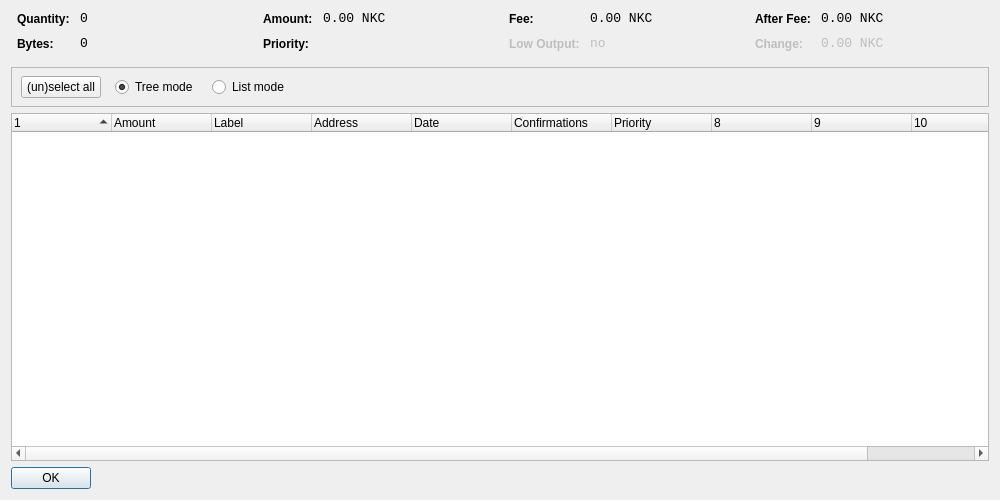
<?xml version="1.0" encoding="UTF-8"?>
<ui version="4.0">
 <class>CoinControlDialog</class>
 <widget class="QDialog" name="CoinControlDialog">
  <property name="geometry">
   <rect>
    <x>0</x>
    <y>0</y>
    <width>1000</width>
    <height>500</height>
   </rect>
  </property>
  <property name="windowTitle">
   <string>Coin Control</string>
  </property>
  <layout class="QVBoxLayout" name="verticalLayout">
   <item>
    <layout class="QHBoxLayout" name="horizontalLayoutTop" stretch="0,0,0,0">
     <property name="topMargin">
      <number>0</number>
     </property>
     <property name="bottomMargin">
      <number>10</number>
     </property>
     <item>
      <layout class="QFormLayout" name="formLayoutCoinControl1">
       <property name="horizontalSpacing">
        <number>10</number>
       </property>
       <property name="verticalSpacing">
        <number>10</number>
       </property>
       <property name="leftMargin">
        <number>6</number>
       </property>
       <property name="rightMargin">
        <number>6</number>
       </property>
       <item row="0" column="0">
        <widget class="QLabel" name="labelCoinControlQuantityText">
         <property name="styleSheet">
          <string notr="true">font-weight:bold;</string>
         </property>
         <property name="text">
          <string>Quantity:</string>
         </property>
        </widget>
       </item>
       <item row="0" column="1">
        <widget class="QLabel" name="labelCoinControlQuantity">
         <property name="font">
          <font>
           <family>Monospace</family>
           <pointsize>10</pointsize>
          </font>
         </property>
         <property name="cursor">
          <cursorShape>IBeamCursor</cursorShape>
         </property>
         <property name="contextMenuPolicy">
          <enum>Qt::ActionsContextMenu</enum>
         </property>
         <property name="text">
          <string notr="true">0</string>
         </property>
         <property name="textInteractionFlags">
          <set>Qt::LinksAccessibleByMouse|Qt::TextSelectableByKeyboard|Qt::TextSelectableByMouse</set>
         </property>
        </widget>
       </item>
       <item row="1" column="0">
        <widget class="QLabel" name="labelCoinControlBytesText">
         <property name="styleSheet">
          <string notr="true">font-weight:bold;</string>
         </property>
         <property name="text">
          <string>Bytes:</string>
         </property>
        </widget>
       </item>
       <item row="1" column="1">
        <widget class="QLabel" name="labelCoinControlBytes">
         <property name="font">
          <font>
           <family>Monospace</family>
           <pointsize>10</pointsize>
          </font>
         </property>
         <property name="cursor">
          <cursorShape>IBeamCursor</cursorShape>
         </property>
         <property name="contextMenuPolicy">
          <enum>Qt::ActionsContextMenu</enum>
         </property>
         <property name="text">
          <string notr="true">0</string>
         </property>
         <property name="textInteractionFlags">
          <set>Qt::LinksAccessibleByMouse|Qt::TextSelectableByKeyboard|Qt::TextSelectableByMouse</set>
         </property>
        </widget>
       </item>
      </layout>
     </item>
     <item>
      <layout class="QFormLayout" name="formLayoutCoinControl2">
       <property name="horizontalSpacing">
        <number>10</number>
       </property>
       <property name="verticalSpacing">
        <number>10</number>
       </property>
       <property name="leftMargin">
        <number>6</number>
       </property>
       <property name="rightMargin">
        <number>6</number>
       </property>
       <item row="0" column="0">
        <widget class="QLabel" name="labelCoinControlAmountText">
         <property name="styleSheet">
          <string notr="true">font-weight:bold;</string>
         </property>
         <property name="text">
          <string>Amount:</string>
         </property>
        </widget>
       </item>
       <item row="0" column="1">
        <widget class="QLabel" name="labelCoinControlAmount">
         <property name="font">
          <font>
           <family>Monospace</family>
           <pointsize>10</pointsize>
          </font>
         </property>
         <property name="cursor">
          <cursorShape>IBeamCursor</cursorShape>
         </property>
         <property name="contextMenuPolicy">
          <enum>Qt::ActionsContextMenu</enum>
         </property>
         <property name="text">
          <string notr="true">0.00 NKC</string>
         </property>
         <property name="textInteractionFlags">
          <set>Qt::LinksAccessibleByMouse|Qt::TextSelectableByKeyboard|Qt::TextSelectableByMouse</set>
         </property>
        </widget>
       </item>
       <item row="1" column="0">
        <widget class="QLabel" name="labelCoinControlPriorityText">
         <property name="styleSheet">
          <string notr="true">font-weight:bold;</string>
         </property>
         <property name="text">
          <string>Priority:</string>
         </property>
        </widget>
       </item>
       <item row="1" column="1">
        <widget class="QLabel" name="labelCoinControlPriority">
         <property name="font">
          <font>
           <family>Monospace</family>
           <pointsize>10</pointsize>
          </font>
         </property>
         <property name="cursor">
          <cursorShape>IBeamCursor</cursorShape>
         </property>
         <property name="contextMenuPolicy">
          <enum>Qt::ActionsContextMenu</enum>
         </property>
         <property name="text">
          <string/>
         </property>
         <property name="textInteractionFlags">
          <set>Qt::LinksAccessibleByMouse|Qt::TextSelectableByKeyboard|Qt::TextSelectableByMouse</set>
         </property>
        </widget>
       </item>
      </layout>
     </item>
     <item>
      <layout class="QFormLayout" name="formLayoutCoinControl3">
       <property name="horizontalSpacing">
        <number>10</number>
       </property>
       <property name="verticalSpacing">
        <number>10</number>
       </property>
       <property name="leftMargin">
        <number>6</number>
       </property>
       <property name="rightMargin">
        <number>6</number>
       </property>
       <item row="0" column="0">
        <widget class="QLabel" name="labelCoinControlFeeText">
         <property name="styleSheet">
          <string notr="true">font-weight:bold;</string>
         </property>
         <property name="text">
          <string>Fee:</string>
         </property>
        </widget>
       </item>
       <item row="0" column="1">
        <widget class="QLabel" name="labelCoinControlFee">
         <property name="font">
          <font>
           <family>Monospace</family>
           <pointsize>10</pointsize>
          </font>
         </property>
         <property name="cursor">
          <cursorShape>IBeamCursor</cursorShape>
         </property>
         <property name="contextMenuPolicy">
          <enum>Qt::ActionsContextMenu</enum>
         </property>
         <property name="text">
          <string notr="true">0.00 NKC</string>
         </property>
         <property name="textInteractionFlags">
          <set>Qt::LinksAccessibleByMouse|Qt::TextSelectableByKeyboard|Qt::TextSelectableByMouse</set>
         </property>
        </widget>
       </item>
       <item row="1" column="0">
        <widget class="QLabel" name="labelCoinControlLowOutputText">
         <property name="enabled">
          <bool>false</bool>
         </property>
         <property name="styleSheet">
          <string notr="true">font-weight:bold;</string>
         </property>
         <property name="text">
          <string>Low Output:</string>
         </property>
        </widget>
       </item>
       <item row="1" column="1">
        <widget class="QLabel" name="labelCoinControlLowOutput">
         <property name="enabled">
          <bool>false</bool>
         </property>
         <property name="font">
          <font>
           <family>Monospace</family>
           <pointsize>10</pointsize>
          </font>
         </property>
         <property name="cursor">
          <cursorShape>IBeamCursor</cursorShape>
         </property>
         <property name="contextMenuPolicy">
          <enum>Qt::ActionsContextMenu</enum>
         </property>
         <property name="text">
          <string notr="true">no</string>
         </property>
         <property name="textInteractionFlags">
          <set>Qt::LinksAccessibleByMouse|Qt::TextSelectableByKeyboard|Qt::TextSelectableByMouse</set>
         </property>
        </widget>
       </item>
      </layout>
     </item>
     <item>
      <layout class="QFormLayout" name="formLayoutCoinControl4">
       <property name="horizontalSpacing">
        <number>10</number>
       </property>
       <property name="verticalSpacing">
        <number>10</number>
       </property>
       <property name="leftMargin">
        <number>6</number>
       </property>
       <property name="rightMargin">
        <number>6</number>
       </property>
       <item row="0" column="0">
        <widget class="QLabel" name="labelCoinControlAfterFeeText">
         <property name="styleSheet">
          <string notr="true">font-weight:bold;</string>
         </property>
         <property name="text">
          <string>After Fee:</string>
         </property>
        </widget>
       </item>
       <item row="0" column="1">
        <widget class="QLabel" name="labelCoinControlAfterFee">
         <property name="font">
          <font>
           <family>Monospace</family>
           <pointsize>10</pointsize>
          </font>
         </property>
         <property name="cursor">
          <cursorShape>IBeamCursor</cursorShape>
         </property>
         <property name="contextMenuPolicy">
          <enum>Qt::ActionsContextMenu</enum>
         </property>
         <property name="text">
          <string notr="true">0.00 NKC</string>
         </property>
         <property name="textInteractionFlags">
          <set>Qt::LinksAccessibleByMouse|Qt::TextSelectableByKeyboard|Qt::TextSelectableByMouse</set>
         </property>
        </widget>
       </item>
       <item row="1" column="0">
        <widget class="QLabel" name="labelCoinControlChangeText">
         <property name="enabled">
          <bool>false</bool>
         </property>
         <property name="styleSheet">
          <string notr="true">font-weight:bold;</string>
         </property>
         <property name="text">
          <string>Change:</string>
         </property>
        </widget>
       </item>
       <item row="1" column="1">
        <widget class="QLabel" name="labelCoinControlChange">
         <property name="enabled">
          <bool>false</bool>
         </property>
         <property name="font">
          <font>
           <family>Monospace</family>
           <pointsize>10</pointsize>
          </font>
         </property>
         <property name="cursor">
          <cursorShape>IBeamCursor</cursorShape>
         </property>
         <property name="contextMenuPolicy">
          <enum>Qt::ActionsContextMenu</enum>
         </property>
         <property name="text">
          <string notr="true">0.00 NKC</string>
         </property>
         <property name="textInteractionFlags">
          <set>Qt::LinksAccessibleByMouse|Qt::TextSelectableByKeyboard|Qt::TextSelectableByMouse</set>
         </property>
        </widget>
       </item>
      </layout>
     </item>
    </layout>
   </item>
   <item>
    <widget class="QFrame" name="frame">
     <property name="minimumSize">
      <size>
       <width>0</width>
       <height>40</height>
      </size>
     </property>
     <property name="frameShape">
      <enum>QFrame::StyledPanel</enum>
     </property>
     <property name="frameShadow">
      <enum>QFrame::Sunken</enum>
     </property>
     <widget class="QWidget" name="horizontalLayoutWidget">
      <property name="geometry">
       <rect>
        <x>10</x>
        <y>0</y>
        <width>781</width>
        <height>41</height>
       </rect>
      </property>
      <layout class="QHBoxLayout" name="horizontalLayoutPanel" stretch="0,0,0,0,0">
       <property name="spacing">
        <number>14</number>
       </property>
       <item>
        <widget class="QPushButton" name="pushButtonSelectAll">
         <property name="sizePolicy">
          <sizepolicy hsizetype="Maximum" vsizetype="Fixed">
           <horstretch>0</horstretch>
           <verstretch>0</verstretch>
          </sizepolicy>
         </property>
         <property name="text">
          <string>(un)select all</string>
         </property>
        </widget>
       </item>
       <item>
        <widget class="QRadioButton" name="radioTreeMode">
         <property name="sizePolicy">
          <sizepolicy hsizetype="Maximum" vsizetype="Fixed">
           <horstretch>0</horstretch>
           <verstretch>0</verstretch>
          </sizepolicy>
         </property>
         <property name="text">
          <string>Tree mode</string>
         </property>
         <property name="checked">
          <bool>true</bool>
         </property>
        </widget>
       </item>
       <item>
        <widget class="QRadioButton" name="radioListMode">
         <property name="sizePolicy">
          <sizepolicy hsizetype="Maximum" vsizetype="Fixed">
           <horstretch>0</horstretch>
           <verstretch>0</verstretch>
          </sizepolicy>
         </property>
         <property name="text">
          <string>List mode</string>
         </property>
        </widget>
       </item>
       <item>
        <spacer name="horizontalSpacer">
         <property name="orientation">
          <enum>Qt::Horizontal</enum>
         </property>
         <property name="sizeHint" stdset="0">
          <size>
           <width>40</width>
           <height>20</height>
          </size>
         </property>
        </spacer>
       </item>
      </layout>
     </widget>
    </widget>
   </item>
   <item>
    <widget class="CoinControlTreeWidget" name="treeWidget">
     <property name="contextMenuPolicy">
      <enum>Qt::CustomContextMenu</enum>
     </property>
     <property name="sortingEnabled">
      <bool>false</bool>
     </property>
     <property name="columnCount">
      <number>11</number>
     </property>
     <attribute name="headerShowSortIndicator" stdset="0">
      <bool>true</bool>
     </attribute>
     <attribute name="headerStretchLastSection">
      <bool>false</bool>
     </attribute>
     <column>
      <property name="text">
       <string/>
      </property>
     </column>
     <column>
      <property name="text">
       <string>Amount</string>
      </property>
     </column>
     <column>
      <property name="text">
       <string>Label</string>
      </property>
     </column>
     <column>
      <property name="text">
       <string>Address</string>
      </property>
     </column>
     <column>
      <property name="text">
       <string>Date</string>
      </property>
     </column>
     <column>
      <property name="text">
       <string>Confirmations</string>
      </property>
      <property name="toolTip">
       <string>Confirmed</string>
      </property>
     </column>
     <column>
      <property name="text">
       <string>Priority</string>
      </property>
     </column>
     <column>
      <property name="text">
       <string/>
      </property>
     </column>
     <column>
      <property name="text">
       <string/>
      </property>
     </column>
     <column>
      <property name="text">
       <string/>
      </property>
     </column>
     <column>
      <property name="text">
       <string/>
      </property>
     </column>
    </widget>
   </item>
   <item>
    <widget class="QDialogButtonBox" name="buttonBox">
     <property name="sizePolicy">
      <sizepolicy hsizetype="Maximum" vsizetype="Fixed">
       <horstretch>0</horstretch>
       <verstretch>0</verstretch>
      </sizepolicy>
     </property>
     <property name="orientation">
      <enum>Qt::Horizontal</enum>
     </property>
     <property name="standardButtons">
      <set>QDialogButtonBox::Ok</set>
     </property>
    </widget>
   </item>
  </layout>
 </widget>
 <customwidgets>
  <customwidget>
   <class>CoinControlTreeWidget</class>
   <extends>QTreeWidget</extends>
   <header>coincontroltreewidget.h</header>
  </customwidget>
 </customwidgets>
 <resources/>
 <connections/>
</ui>
